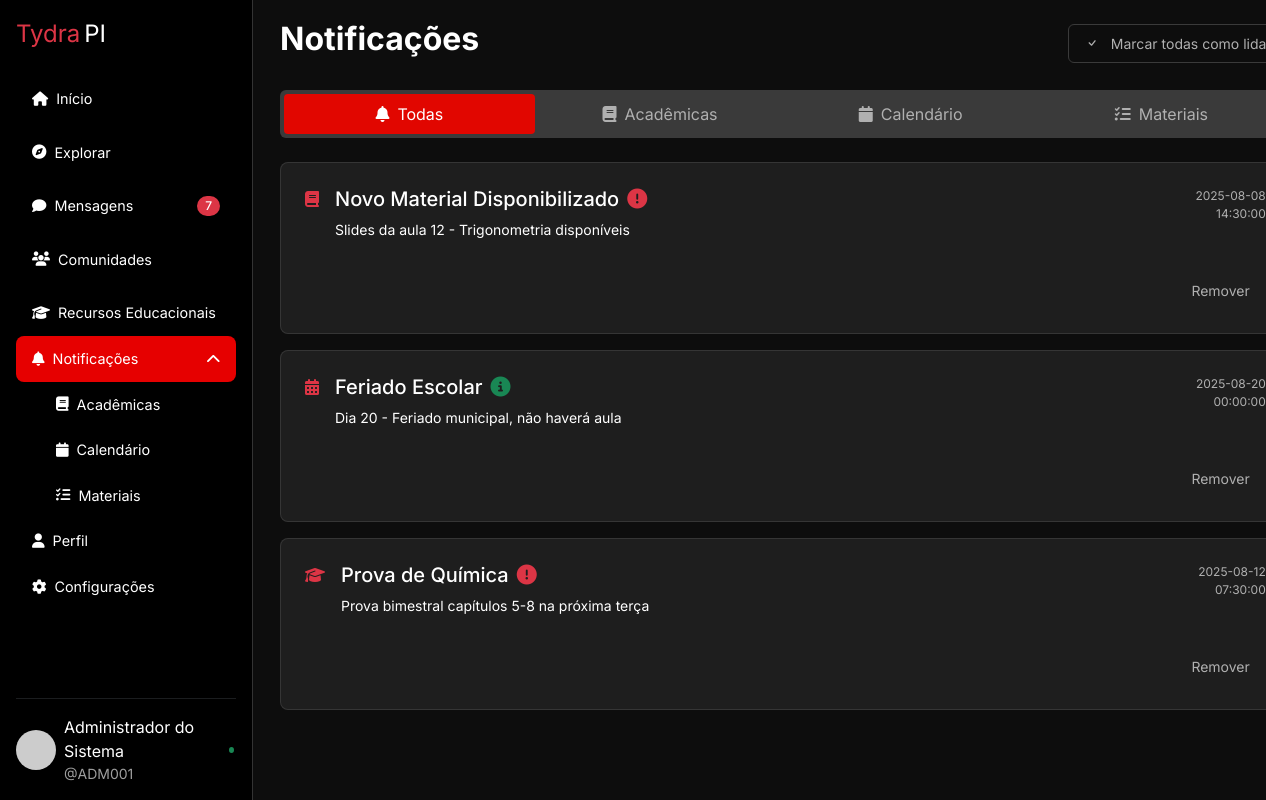
Before: /notific.php (signed in) with the older database file.
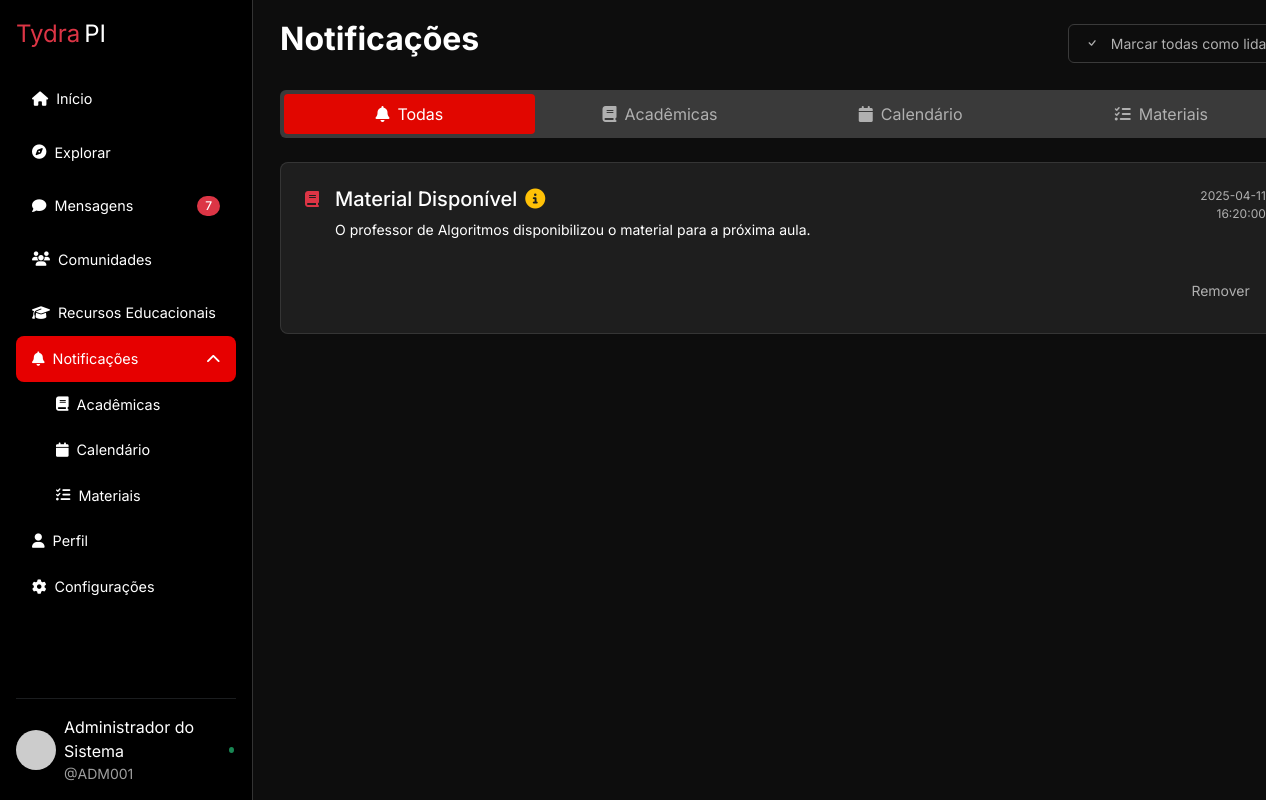
After: the same page with the newer database file.
### tables this page shows
CREATE TABLE `notificacoes` (
  `id` int(11) NOT NULL,
  `title` varchar(255) NOT NULL,
  `message` text NOT NULL,
  `date` date NOT NULL,
  `time` time NOT NULL,
  `type` enum('academic','materials','calendar') NOT NULL,
  `priority` enum('low','medium','high') NOT NULL,
  `read` tinyint(1) NOT NULL DEFAULT 0,
  `academicType` enum('homework','exam','deadline','event') DEFAULT NULL
);

### includes/crud.php (called while the page is built, shortened)
<?php
function getNotifications($pdo, $tipo = 'all') {
    $sql = "SELECT * FROM notificacoes";
    if ($tipo !== 'all') {
        $sql .= " WHERE type = :type";
        $stmt = $pdo->prepare($sql);
        $stmt->bindParam(':type', $tipo);
    } else {
        $stmt = $pdo->prepare($sql);
    }
    $stmt->execute();
    return $stmt->fetchAll(PDO::FETCH_ASSOC);
}

### notific.php (the view, shortened to what the changed rows need)
        <?php
include 'includes/conexao.php';
include 'includes/crud.php';
$activeTab = $_GET['type'] ?? 'all';
$notifications = getNotifications($pdo, $activeTab);
include 'functions/notificfunctions.php';
include 'includes/header.php';
?>
<!DOCTYPE html>
<html lang="pt-br">
<head>
    <link href="https://cdn.jsdelivr.net/npm/bootstrap@5.3.0/dist/css/bootstrap.min.css" rel="stylesheet">
    <link rel="stylesheet" href="https://cdnjs.cloudflare.com/ajax/libs/font-awesome/6.4.0/css/all.min.css">
    <link rel="stylesheet" href="assets/css/style.css">
    <link rel="stylesheet" href="https://cdn.jsdelivr.net/npm/bootstrap-icons@1.10.5/font/bootstrap-icons.css">
</head>
<body>
    <?php include 'includes/sidebar.php'?>
    <div class="tydrapi-container py-6 content-wrapper">
        <div class="d-flex justify-content-between align-items-center mb-4">
            <h1 class="h2 fw-bold">Notificações</h1>
        </div>
        <div class="tab-content">
            <?php if (count($notifications) > 0): ?>
                <?php foreach ($notifications as $notification): ?>
                    <div class="tydrapi-card <?= !$notification['read'] ? 'unread' : '' ?>">
                        <div class="d-flex align-items-start">
                            <div class="flex-shrink-0 mt-1">
                                <?= getNotificationIcon($notification) ?>
                            </div>
                            <div class="flex-grow-1 ms-3">
                                <div class="d-flex justify-content-between">
                                    <div>
                                        <h3 class="h5 fw-medium d-flex align-items-center">
                                            <?= htmlspecialchars($notification['title']) ?>
                                            <span class="ms-2"><?= getPriorityIcon($notification['priority']) ?></span>
                                        </h3>
                                        <p class="text-sm mt-1"><?= htmlspecialchars($notification['message']) ?></p>
                                    </div>
                                    <div class="text-end">
                                        <p class="text-xs text-tydrapi-gray small mb-0"><?= htmlspecialchars($notification['date']) ?></p>
                                        <p class="text-xs text-tydrapi-gray small"><?= htmlspecialchars($notification['time']) ?></p>
                                    </div>
                                </div>
                                <div class="d-flex justify-content-between mt-3">
                                    <div class="d-flex gap-2">
                                        <form method="post" class="d-inline">
                                            <button type="submit" class="btn-ghost-sm">
                                                Remover
                                            </button>
                                        </form>
                                    </div>
                                </div>
                            </div>
                        </div>
                    </div>
                <?php endforeach; ?>
            <?php else: ?>
                <div class="text-center py-5">
                    <p class="text-muted">Não há notificações para exibir.</p>
                </div>
            <?php endif; ?>
        </div>
    </div>
</body>
</html>

### includes/sidebar.php (shortened to what the changed rows need)
<nav class="sidebar d-flex flex-column p-3">
  <?php
    $currentPage = basename($_SERVER['PHP_SELF']);
    $menus = [
      [
        'label' => 'Recursos Educacionais',
        'icon'  => 'graduation-cap',
        'link'  => 'recursoeducacionais.php',
        'items' => [
          ['label'=>'Material de Estudo','icon'=>'book','href'=>'material.php'],
          ['label'=>'Video Aulas','icon'=>'video','href'=>'videos.php'],
          ['label'=>'Exercícios Práticos','icon'=>'tasks','href'=>'exercicios.php'],
          ['label'=>'Dicas de Estudo','icon'=>'lightbulb','href'=>'dicas.php'],
        ],
        'pages' => ['recursoeducacionais.php','material.php','videos.php','exercicios.php','dicas.php'],
      ],
      [
        'label' => 'Notificações',
        'icon'  => 'bell',
        'link'  => 'notific.php',
        'items' => [
          ['label'=>'Acadêmicas','icon'=>'book','href'=>'notif_academicas.php'],
          ['label'=>'Calendário','icon'=>'calendar','href'=>'calendario.php'],
          ['label'=>'Materiais','icon'=>'tasks','href'=>'notif_materiais.php'],
        ],
        'pages' => ['notific.php','notif_academicas.php','calendario.php','notif_materiais.php'],
      ],
    ];
  ?>
  <ul class="nav nav-pills flex-column mb-auto">
    <?php foreach($menus as $menu): ?>
      <?php $isActive = in_array($currentPage, $menu['pages']); ?>
      <?php if($isActive): ?>
        <li class="has-submenu active">
          <a href="<?= $menu['link'] ?>" class="nav-link d-flex justify-content-between align-items-center submenu-toggle active">
            <span><i class="fas fa-<?= $menu['icon'] ?> me-2"></i><?= $menu['label'] ?></span>
            <i class="fas fa-chevron-down submenu-icon"></i>
          </a>
          <ul class="sub-menu">
            <?php foreach($menu['items'] as $item): ?>
              <li><a href="<?= $item['href'] ?>" class="nav-link sub-link <?= $currentPage==basename($item['href'])?'active':'' ?>"><i class="fas fa-<?= $item['icon'] ?> me-2"></i><?= $item['label'] ?></a></li>
            <?php endforeach; ?>
          </ul>
        </li>
      <?php else: ?>
        <li>
          <a href="<?= $menu['link'] ?>" class="nav-link<?= $isActive?' active':'' ?>">
            <i class="fas fa-<?= $menu['icon'] ?> me-2"></i><?= $menu['label'] ?>
          </a>
        </li>
      <?php endif; ?>
    <?php endforeach; ?>
  </ul>
</nav>

### functions/notificfunctions.php (shortened to what the changed rows need)
<?php
function getNotificationIcon($notification)
{
    if ($notification['type'] === 'academic') {
        switch ($notification['tipo_academico'] ?? '') {
            default: return '<i class="fa-solid fa-graduation-cap text-danger"></i>';
        }
    }
    if ($notification['type'] === 'calendar') return '<i class="fa-solid fa-calendar-days text-danger"></i>';
    if ($notification['type'] === 'materials') return '<i class="fa-solid fa-book text-danger"></i>';
    return '<i class="fa-solid fa-bell text-danger"></i>';
}
function getPriorityIcon($priority)
{
    return match ($priority) {
        'high' => '<i class="fa-solid fa-exclamation-circle text-danger"></i>',
        'medium' => '<i class="fa-solid fa-info-circle text-warning"></i>',
        default => '<i class="fa-solid fa-info-circle text-success"></i>',
    };
}

Changed rows visible on the page:
removed notificacoes: type "materials" (drawn), title "Novo Material Disponibilizado", message "Slides da aula 12 - Trigonometria disponíveis", date "2025-08-08", time "14:30:00"
removed notificacoes: type "calendar" (drawn), title "Feriado Escolar", message "Dia 20 - Feriado municipal, não haverá aula", date "2025-08-20", time "00:00:00"
removed notificacoes: title "Prova de Química", message "Prova bimestral capítulos 5-8 na próxima terça", date "2025-08-12", time "07:30:00"
added notificacoes: type "materials" (drawn), title "Material Disponível", message "O professor de Algoritmos disponibilizou o material para a próxima aula.", date "2025-04-11", time "16:20:00"
